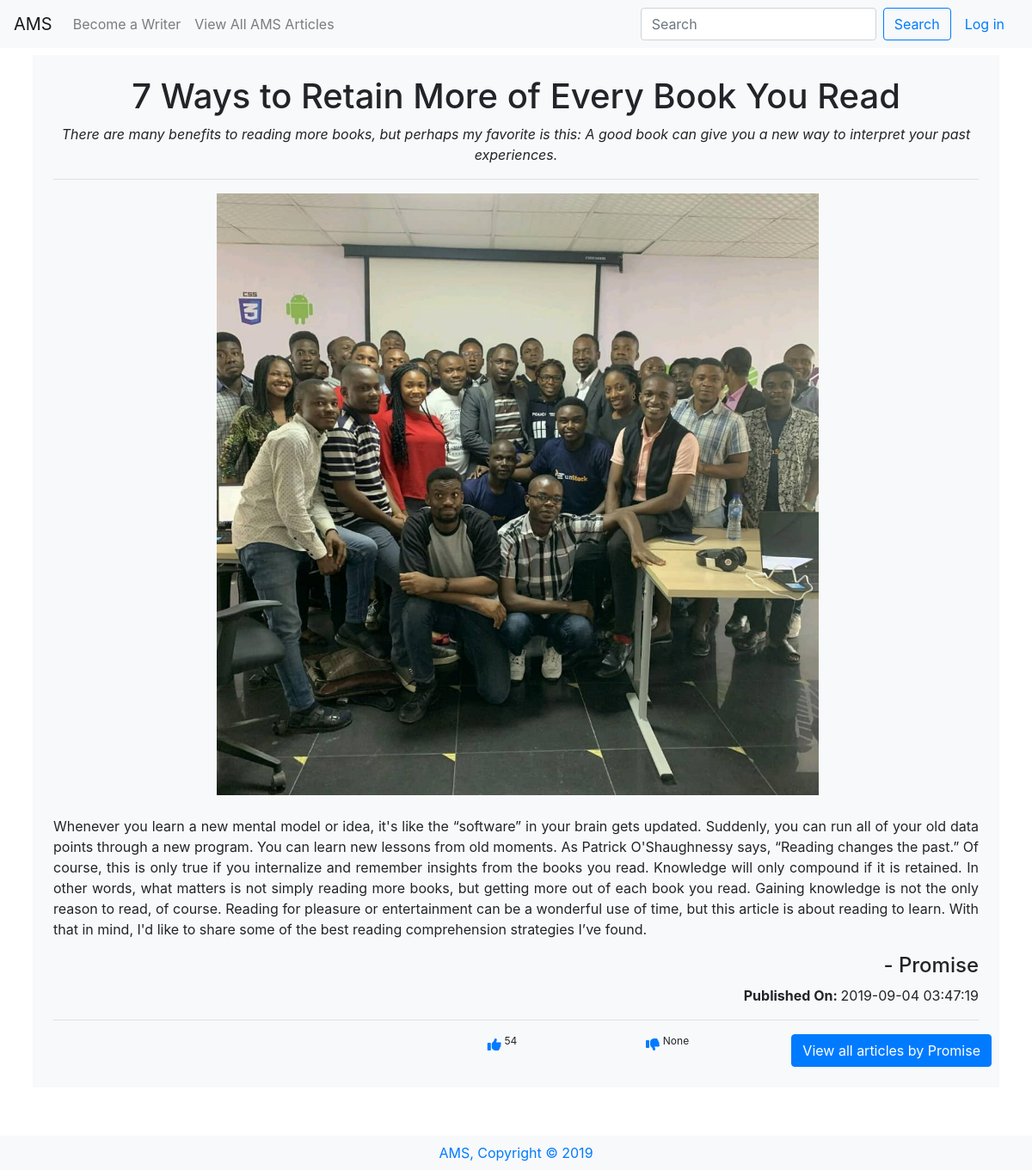
Before: /viewone/6 with the older database file.
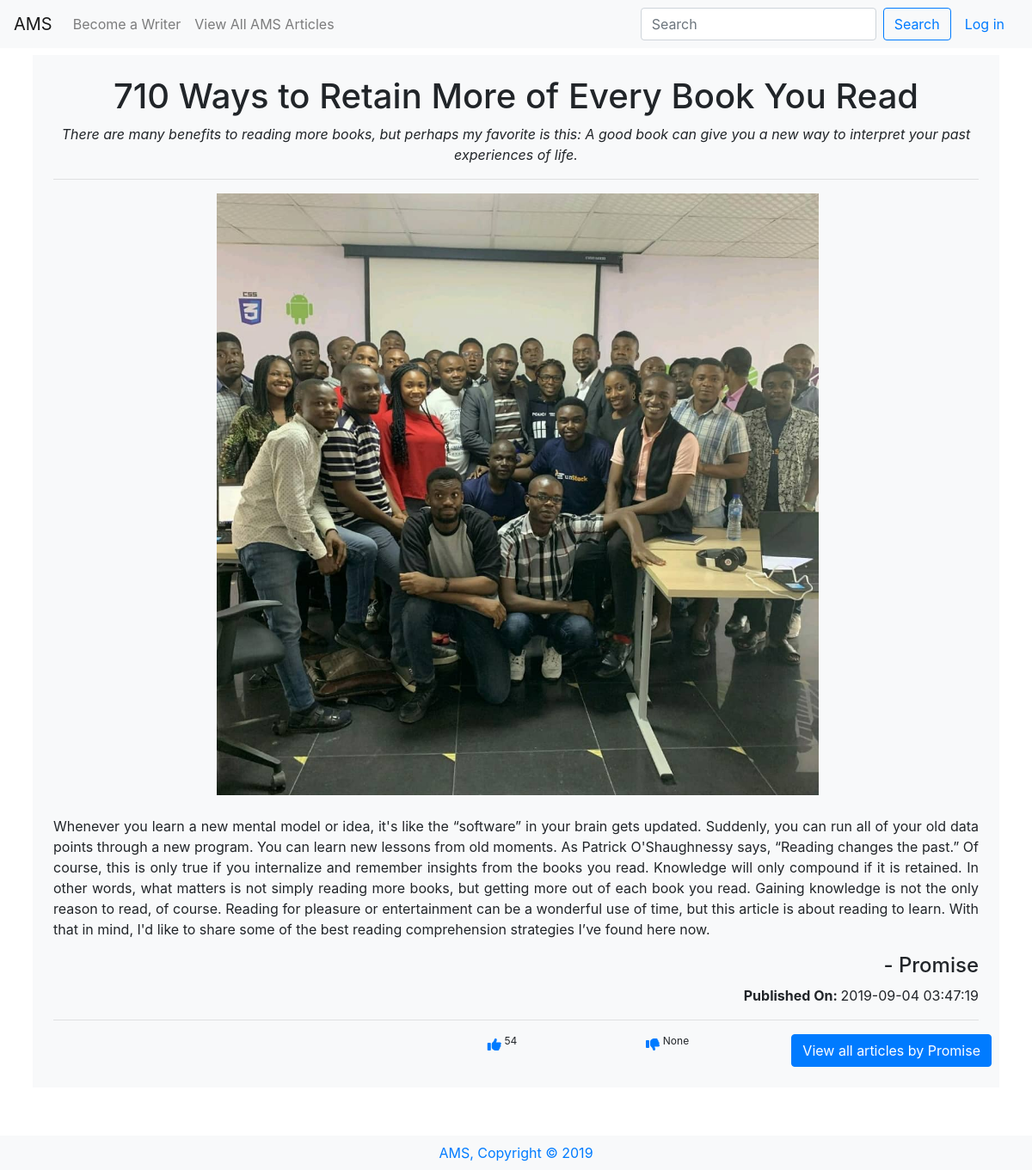
After: the same page with the newer database file.
### tables this page shows
CREATE TABLE 'articles' ('id' integer PRIMARY KEY AUTOINCREMENT NOT NULL, 'userid' smallint NOT NULL, 'title' varchar(255) NOT NULL, 'description' varchar(300) NOT NULL, 'content' text NOT NULL, 'like' smallint, 'dislike' smallint, 'image' bytea, 'date' timestamp NOT NULL DEFAULT CURRENT_TIMESTAMP);

CREATE TABLE users(
    id INTEGER NOT NULL PRIMARY KEY,
    username VARCHAR(255) NOT NULL UNIQUE,
    email VARCHAR(255) NOT NULL UNIQUE,
    password VARCHAR(255) NOT NULL
);

### application.py (the view)
@app.route("/viewone/<id>")
def viewone(id):
    rows = db.execute("SELECT * FROM users JOIN articles ON users.id = articles.userid WHERE articles.id=:id", id=id)
    return render_template("viewone.html", datum=rows[0])

### application.py (called while the page is built)
@app.after_request
def after_request(response):
    response.headers["Cache-Control"] = "no-cache, no-store, must-revalidate"
    response.headers["Expires"] = 0
    response.headers["Pragma"] = "no-cache"
    return response

### templates/viewone.html
{% extends "layout.html" %} {% block title %} View - {{ datum.title }} {% endblock %}
{% block main%}
      <div class="article mb-5 bg-light p-4">
        <div class="article_head">
        <h1>{{ datum.title }}</h1>
        <p><i>{{ datum.description }}</i></p>
      </div>
        <div class="article_body" id="more{{ datum.id }}">
        <hr>
        <div class="article_image mb-4"><img src="/static/testpic.jpeg" alt="{{ datum.title }}"></div>
        <p class="text-justify">{{ datum.content }}</p>
      </div>
      <h4 class="text-right">- {{ datum.username }}</h4>
      <p class="text-right"><b>Published On: </b>{{ datum.date }}</p>
      <hr>
        <div class="article_footer row">
          <span class="col-2 text-left"><b><i class="fas fa-thumbs-up text-primary"></i> </b><sup>{{ datum.like }}</sup></span>
          <span class="col-2 text-left"><b><i class="fas fa-thumbs-down text-primary"></i> </b><sup>{{ datum.dislike }}</sup></span>
          <a href="/viewall/{{ datum.userid }}"><button class="float-right btn btn-primary">View all articles by {{ datum.username }}</button></a>
        </div>
      </div>
    {% endblock %}

### templates/layout.html (shortened to what this page needs)
<!DOCTYPE html>
<html lang="en">
  <head>
    <link
      rel="stylesheet"
      href="/static/bootstrap.min.css"
    />
    <link rel="stylesheet" href="/static/styles.css" />
  </head>
  <body>
    <nav class="navbar navbar-expand-lg navbar-light bg-light">
      <a class="navbar-brand" href="/">AMS</a>
      <div class="collapse navbar-collapse" id="navbarSupportedContent">
        <ul class="navbar-nav mr-auto">
          {% if session.user_id %}
          <li class="nav-item">
            <a class="nav-link" href="/article">Write an Article</a>
          </li>
          <li class="nav-item">
            <a class="nav-link" href="/view">View My Articles</a>
          </li>
          {% else %}
          <li class="nav-item">
            <a class="nav-link" href="/register">Become a Writer</a>
          </li>
          {% endif %}
          <li class="nav-item">
            <a class="nav-link" href="/viewall">View All AMS Articles</a>
          </li>
        </ul>
        <form class="form-inline my-2 my-lg-0" action="/search" method="POST">
          <input
            class="form-control mr-sm-2"
            type="search"
            name="search"
            placeholder="Search"
          />
          <button class="btn btn-outline-primary my-2 my-sm-0" type="submit">
            Search
          </button>
          {% if session.user_id %}
          <a class="nav-link" href="/logout">Log out</a>
          {% else %}
          <a class="nav-link" href="/login">Log in</a>
          {% endif %}
        </form>
      </div>
    </nav>
    <main class="container p-2">
      {% block main %}{% endblock %}
    </main>
    <footer class="text-center bg-light p-2">
      <a href="/">AMS, Copyright &copy; 2019</a>
    </footer>
  </body>
</html>

### static/styles.css (style rules this page uses)
h1 { text-align: center; }
main { text-align: center; }
.article_image { display: flex; max-height: 700px; }
.article_image img { object-fit: contain; }
.article_footer { display: flex; justify-content: flex-end; }

Changed rows visible on the page:
changed articles: title "7 Ways to Retain More of Every Book You Read" → "710 Ways to Retain More of Every Book You Read"; description "There are many benefits to reading more books, but perhaps my favorite is this: A good book can give you a new way to interpret your past experiences." → "There are many benefits to reading more books, but perhaps my favorite is this: A good book can give you a new way to interpret your past experiences of life."; content "…reading comprehension strategies I’ve found." → "…reading comprehension strategies I’ve found here now."
